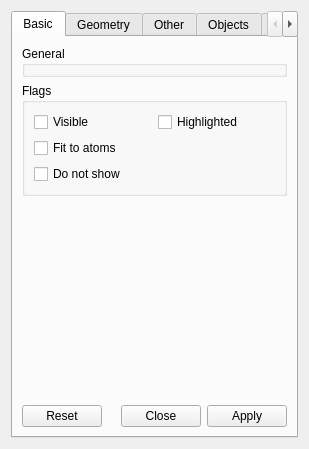
<?xml version="1.0" encoding="UTF-8"?>
<ui version="4.0">
 <class>PlaneObjectDesigner</class>
 <widget class="QWidget" name="PlaneObjectDesigner">
  <property name="geometry">
   <rect>
    <x>0</x>
    <y>0</y>
    <width>309</width>
    <height>449</height>
   </rect>
  </property>
  <property name="windowTitle">
   <string>Graphics Object</string>
  </property>
  <property name="toolTip">
   <string/>
  </property>
  <layout class="QVBoxLayout">
   <item>
    <widget class="QTabWidget" name="tabWidget">
     <property name="currentIndex">
      <number>0</number>
     </property>
     <widget class="QWidget" name="tab">
      <attribute name="title">
       <string>Basic</string>
      </attribute>
      <layout class="QVBoxLayout" name="_2">
       <item>
        <widget class="QGroupBox" name="generalGB">
         <property name="title">
          <string>General</string>
         </property>
        </widget>
       </item>
       <item>
        <widget class="QGroupBox" name="flagsGB">
         <property name="title">
          <string>Flags</string>
         </property>
         <layout class="QGridLayout" name="gridLayout">
          <item row="0" column="0">
           <widget class="QCheckBox" name="visibleCB">
            <property name="text">
             <string>Visible</string>
            </property>
           </widget>
          </item>
          <item row="2" column="0" colspan="2">
           <widget class="QCheckBox" name="fitToAtomsCB">
            <property name="text">
             <string>Fit to atoms</string>
            </property>
           </widget>
          </item>
          <item row="3" column="0" colspan="2">
           <widget class="QCheckBox" name="doNotShowCB">
            <property name="text">
             <string>Do not show</string>
            </property>
           </widget>
          </item>
          <item row="0" column="1">
           <widget class="QCheckBox" name="highlightedCB">
            <property name="text">
             <string>Highlighted</string>
            </property>
           </widget>
          </item>
         </layout>
        </widget>
       </item>
       <item>
        <spacer name="verticalSpacer">
         <property name="orientation">
          <enum>Qt::Vertical</enum>
         </property>
         <property name="sizeHint" stdset="0">
          <size>
           <width>20</width>
           <height>40</height>
          </size>
         </property>
        </spacer>
       </item>
       <item>
        <widget class="QDialogButtonBox" name="buttonBox1">
         <property name="standardButtons">
          <set>QDialogButtonBox::Apply|QDialogButtonBox::Close|QDialogButtonBox::Reset</set>
         </property>
        </widget>
       </item>
      </layout>
     </widget>
     <widget class="QWidget" name="geometryTab">
      <attribute name="title">
       <string>Geometry</string>
      </attribute>
      <layout class="QVBoxLayout" name="verticalLayout">
       <item>
        <widget class="QGroupBox" name="groupBox">
         <property name="title">
          <string>Position</string>
         </property>
         <layout class="QGridLayout" name="gridLayout_2">
          <item row="0" column="0">
           <widget class="QLabel" name="label">
            <property name="sizePolicy">
             <sizepolicy hsizetype="Minimum" vsizetype="Preferred">
              <horstretch>0</horstretch>
              <verstretch>0</verstretch>
             </sizepolicy>
            </property>
            <property name="text">
             <string>X:</string>
            </property>
           </widget>
          </item>
          <item row="0" column="1">
           <widget class="QQuantitySpinBox" name="posXSB">
            <property name="sizePolicy">
             <sizepolicy hsizetype="Expanding" vsizetype="Fixed">
              <horstretch>0</horstretch>
              <verstretch>0</verstretch>
             </sizepolicy>
            </property>
            <property name="alignment">
             <set>Qt::AlignRight|Qt::AlignTrailing|Qt::AlignVCenter</set>
            </property>
            <property name="minimum">
             <double>-10000.000000000000000</double>
            </property>
            <property name="maximum">
             <double>10000.000000000000000</double>
            </property>
           </widget>
          </item>
          <item row="1" column="0">
           <widget class="QLabel" name="label_2">
            <property name="text">
             <string>Y:</string>
            </property>
           </widget>
          </item>
          <item row="1" column="1">
           <widget class="QQuantitySpinBox" name="posYSB">
            <property name="alignment">
             <set>Qt::AlignRight|Qt::AlignTrailing|Qt::AlignVCenter</set>
            </property>
            <property name="minimum">
             <double>-10000.000000000000000</double>
            </property>
            <property name="maximum">
             <double>10000.000000000000000</double>
            </property>
           </widget>
          </item>
          <item row="2" column="0">
           <widget class="QLabel" name="label_3">
            <property name="text">
             <string>Z:</string>
            </property>
           </widget>
          </item>
          <item row="2" column="1">
           <widget class="QQuantitySpinBox" name="posZSB">
            <property name="alignment">
             <set>Qt::AlignRight|Qt::AlignTrailing|Qt::AlignVCenter</set>
            </property>
            <property name="minimum">
             <double>-10000.000000000000000</double>
            </property>
            <property name="maximum">
             <double>10000.000000000000000</double>
            </property>
           </widget>
          </item>
          <item row="3" column="0">
           <widget class="QLabel" name="label_4">
            <property name="text">
             <string>Link to</string>
            </property>
           </widget>
          </item>
          <item row="3" column="1">
           <widget class="QObjectLinkWidget" name="posObjectW" native="true"/>
          </item>
         </layout>
        </widget>
       </item>
       <item>
        <widget class="QGroupBox" name="groupBox_2">
         <property name="title">
          <string>Normal vector</string>
         </property>
         <layout class="QGridLayout" name="gridLayout_3">
          <item row="0" column="0" colspan="2">
           <layout class="QHBoxLayout" name="horizontalLayout_2">
            <item>
             <widget class="QRadioButton" name="cartesianRB">
              <property name="text">
               <string>Cartesian</string>
              </property>
              <property name="checked">
               <bool>true</bool>
              </property>
             </widget>
            </item>
            <item>
             <widget class="QRadioButton" name="angularRB">
              <property name="text">
               <string>Angular</string>
              </property>
             </widget>
            </item>
           </layout>
          </item>
          <item row="1" column="0">
           <widget class="QLabel" name="label_5">
            <property name="text">
             <string>X/r:</string>
            </property>
           </widget>
          </item>
          <item row="1" column="1">
           <widget class="QQuantitySpinBox" name="dirXSB">
            <property name="sizePolicy">
             <sizepolicy hsizetype="Expanding" vsizetype="Fixed">
              <horstretch>0</horstretch>
              <verstretch>0</verstretch>
             </sizepolicy>
            </property>
            <property name="alignment">
             <set>Qt::AlignRight|Qt::AlignTrailing|Qt::AlignVCenter</set>
            </property>
            <property name="minimum">
             <double>-10000.000000000000000</double>
            </property>
            <property name="maximum">
             <double>10000.000000000000000</double>
            </property>
           </widget>
          </item>
          <item row="2" column="0">
           <widget class="QLabel" name="label_6">
            <property name="text">
             <string>Y/theta:</string>
            </property>
           </widget>
          </item>
          <item row="2" column="1">
           <widget class="QQuantitySpinBox" name="dirYSB">
            <property name="alignment">
             <set>Qt::AlignRight|Qt::AlignTrailing|Qt::AlignVCenter</set>
            </property>
            <property name="minimum">
             <double>-10000.000000000000000</double>
            </property>
            <property name="maximum">
             <double>10000.000000000000000</double>
            </property>
           </widget>
          </item>
          <item row="3" column="0">
           <widget class="QLabel" name="label_7">
            <property name="text">
             <string>Z/phi:</string>
            </property>
           </widget>
          </item>
          <item row="3" column="1">
           <widget class="QQuantitySpinBox" name="dirZSB">
            <property name="alignment">
             <set>Qt::AlignRight|Qt::AlignTrailing|Qt::AlignVCenter</set>
            </property>
            <property name="minimum">
             <double>-10000.000000000000000</double>
            </property>
            <property name="maximum">
             <double>10000.000000000000000</double>
            </property>
           </widget>
          </item>
          <item row="4" column="0">
           <widget class="QLabel" name="label_8">
            <property name="text">
             <string>Link to</string>
            </property>
           </widget>
          </item>
          <item row="4" column="1">
           <widget class="QObjectLinkWidget" name="dirObjectW" native="true"/>
          </item>
         </layout>
        </widget>
       </item>
       <item>
        <spacer name="verticalSpacer_2">
         <property name="orientation">
          <enum>Qt::Vertical</enum>
         </property>
         <property name="sizeHint" stdset="0">
          <size>
           <width>20</width>
           <height>40</height>
          </size>
         </property>
        </spacer>
       </item>
       <item>
        <widget class="QDialogButtonBox" name="buttonBox2">
         <property name="standardButtons">
          <set>QDialogButtonBox::Apply|QDialogButtonBox::Close|QDialogButtonBox::Reset</set>
         </property>
        </widget>
       </item>
      </layout>
     </widget>
     <widget class="QWidget" name="otherTab">
      <attribute name="title">
       <string>Other</string>
      </attribute>
      <layout class="QVBoxLayout" name="verticalLayout_2">
       <item>
        <widget class="QGroupBox" name="groupBox_3">
         <property name="title">
          <string>Dimension</string>
         </property>
         <layout class="QGridLayout" name="_3">
          <item row="1" column="1">
           <widget class="QQuantitySpinBox" name="rotationSB">
            <property name="sizePolicy">
             <sizepolicy hsizetype="Expanding" vsizetype="Fixed">
              <horstretch>0</horstretch>
              <verstretch>0</verstretch>
             </sizepolicy>
            </property>
            <property name="alignment">
             <set>Qt::AlignRight|Qt::AlignTrailing|Qt::AlignVCenter</set>
            </property>
           </widget>
          </item>
          <item row="1" column="0">
           <widget class="QLabel" name="label_9">
            <property name="text">
             <string>Rotation:</string>
            </property>
           </widget>
          </item>
          <item row="0" column="1">
           <widget class="QQuantitySpinBox" name="sizeSB">
            <property name="alignment">
             <set>Qt::AlignRight|Qt::AlignTrailing|Qt::AlignVCenter</set>
            </property>
           </widget>
          </item>
          <item row="0" column="0">
           <widget class="QLabel" name="label_10">
            <property name="text">
             <string>Size:</string>
            </property>
           </widget>
          </item>
         </layout>
        </widget>
       </item>
       <item>
        <widget class="QGroupBox" name="groupBox_4">
         <property name="title">
          <string>Plane clipping</string>
         </property>
         <layout class="QGridLayout" name="gridLayout_4">
          <item row="0" column="0" colspan="2">
           <widget class="QCheckBox" name="planeClippingCB">
            <property name="text">
             <string>Allow plane clipping</string>
            </property>
           </widget>
          </item>
          <item row="1" column="1">
           <widget class="QSpinBox" name="clippingPlaneIDSB">
            <property name="alignment">
             <set>Qt::AlignRight|Qt::AlignTrailing|Qt::AlignVCenter</set>
            </property>
            <property name="maximum">
             <number>5</number>
            </property>
           </widget>
          </item>
          <item row="1" column="0">
           <widget class="QLabel" name="label_11">
            <property name="sizePolicy">
             <sizepolicy hsizetype="Maximum" vsizetype="Preferred">
              <horstretch>0</horstretch>
              <verstretch>0</verstretch>
             </sizepolicy>
            </property>
            <property name="text">
             <string>PlaneID:</string>
            </property>
           </widget>
          </item>
         </layout>
        </widget>
       </item>
       <item>
        <widget class="QGroupBox" name="groupBox_5">
         <property name="title">
          <string>Selection</string>
         </property>
         <layout class="QVBoxLayout" name="verticalLayout_3">
          <item>
           <widget class="QPushButton" name="selectFrontAtomsTB">
            <property name="text">
             <string>Select Atoms Above Front Face</string>
            </property>
           </widget>
          </item>
         </layout>
        </widget>
       </item>
       <item>
        <spacer name="verticalSpacer_3">
         <property name="orientation">
          <enum>Qt::Vertical</enum>
         </property>
         <property name="sizeHint" stdset="0">
          <size>
           <width>20</width>
           <height>40</height>
          </size>
         </property>
        </spacer>
       </item>
       <item>
        <widget class="QDialogButtonBox" name="buttonBox3">
         <property name="standardButtons">
          <set>QDialogButtonBox::Apply|QDialogButtonBox::Close|QDialogButtonBox::Reset</set>
         </property>
        </widget>
       </item>
      </layout>
     </widget>
     <widget class="QWidget" name="objectsTab">
      <attribute name="title">
       <string>Objects</string>
      </attribute>
     </widget>
     <widget class="QWidget" name="setupTab">
      <attribute name="title">
       <string>Setup</string>
      </attribute>
     </widget>
     <widget class="QWidget" name="refByTab">
      <attribute name="title">
       <string>Referenced by</string>
      </attribute>
     </widget>
    </widget>
   </item>
  </layout>
 </widget>
 <customwidgets>
  <customwidget>
   <class>QObjectLinkWidget</class>
   <extends>QWidget</extends>
   <header location="global">ObjectLinkWidget.hpp</header>
   <container>1</container>
  </customwidget>
  <customwidget>
   <class>QQuantitySpinBox</class>
   <extends>QDoubleSpinBox</extends>
   <header location="global">QuantitySpinBox.hpp</header>
  </customwidget>
 </customwidgets>
 <resources/>
 <connections/>
</ui>
